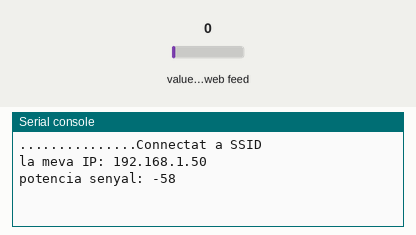
The program below on a simulated ESP32 board running MicroPython. Shown: the last lines printed to the serial console. Inputs (shaded band) come from the test bench; at power-on: value of the web feed 0. WiFi joins after 1.5 s; requests to the public web service named in the program get a made-up reply in its usual format after 0.4 s (London, UTC, broken clouds, 64 % humidity, 1013 hPa unless stated).

Above: at 2.7 s.
2.8 s: value of the web feed set to 2
At 11.4 s:
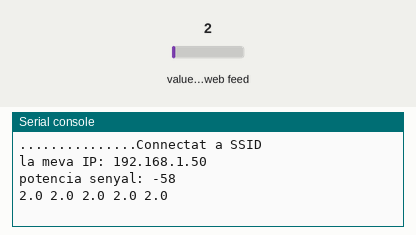
16.9 s: value of the web feed set to 25
At 21.4 s:
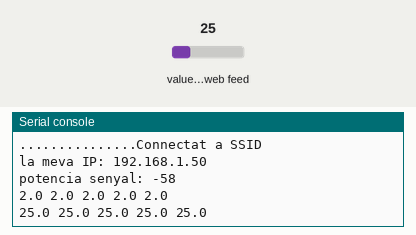

Measured:
- after the input at 2.8 s, the serial console: prints a new line after 7.6 s (image 1)
- after the input at 16.9 s, the serial console: prints a new line after 3.5 s (image 2)

The program:

visualitzador_2.py
```python
''' Visualitzador 2. Recupera les dades de Thingspeak
    Afegit: eliminació de pauses sleep'''

# --- Llibreries ---
import urequests
from time import ticks_ms, ticks_diff
import miwifi

# --- Configuració ---

# --- Variables ---
last_update = ticks_ms()
interval = 10000

ssid = 'SSID'
psw = 'PASSWORD'
url = 'https://api.thingspeak.com/channels/2933623/feeds.json?results=1'

miwifi.connecta_wifi(ssid, psw)

# --- Funcions ---

def recupera():
    # Fer consulta a ThingSpeak
    consulta = urequests.get(url)
    data = consulta.json()
    consulta.close()
    # recuperar les dades
    temp = data["feeds"][0]["field1"]
    pres = data["feeds"][0]["field2"]
    hum = data["feeds"][0]["field3"]
    lux = data["feeds"][0]["field4"]
    uv = data["feeds"][0]["field5"]
    # mostra per la consola
    print(temp, pres, hum, lux, uv)

# --- Execució ---
while True:
    ara = ticks_ms()
    if ticks_diff(ara, last_update) >= interval:
        try:
            recupera()
            last_update = ara
        except Exception as e:
            print("Error:", e)
```

miwifi.py
```python
# importa:
import network                          # el mòdul network permet connectar en xarxa
from time import sleep                  # la classe sleep del mòdul time permet definir pauses

def connecta_wifi(ssid, psw):
    estacio = network.WLAN(network.STA_IF)  # configuració del dispositiu, que he anomenat estacio, com a estació
    estacio.active(True)                    # activa el mode estació
    estacio.connect(ssid, psw)              # connecta a la xarxa definida
    # mentre no estigui connectat ...
    while not estacio.isconnected():        # l'execució es mantindrà en aquest bucle
        print('.', end='')                    # barra de progrés (end="" fa que s'imprimeixi tot en la mateixa línia)
        sleep(0.1)                            # comprova la connexió cada 100 ms
    print('Connectat a', ssid)              # un cop connectat, mostra missatge de confirmació
    print ('la meva IP:', estacio.ifconfig()[0])
    print ('potencia senyal:', estacio.status('rssi'))
    global IP
    IP = estacio.ifconfig()[0]

def desconnecta_wifi():
    estacio = network.WLAN(network.STA_IF)  # configuració del dispositiu com a estació
    if estacio.isconnected():               # si està connectat, desconnecta
        estacio.disconnect()
        print("Desconnectat de Wi-Fi")
    estacio.active(False)
```
